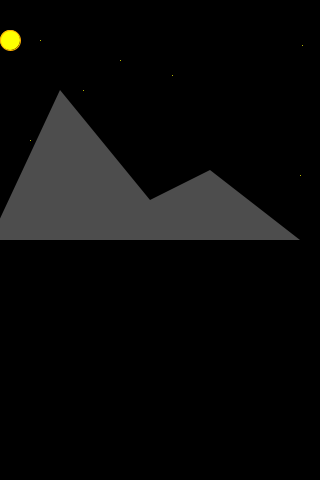
Frame 1 (no input)
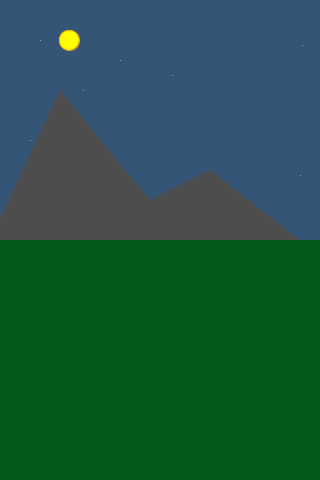
Frame 60 (the mouse pressed at the canvas centre just before this capture)
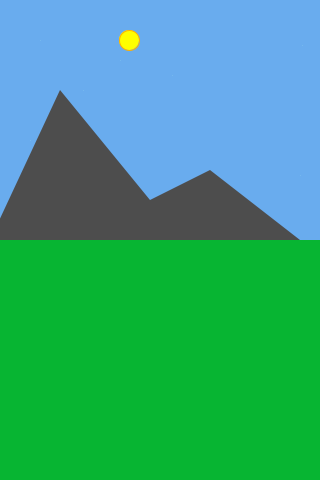
Frame 120 (the mouse held since frame 60 and released just before this capture)

The Processing sketch that drew these frames (run headless with seeded random() and noise(); from frame 60 on, the mouse is pressed at the canvas centre):

// Processing sketch: processing_56884
// ── processing_56884.pde

int ellipseXPosition;
int ellipseYPosition;
int speed;
float a;

void setup()
{
size(320, 480); //ställ in fönstrets storlek
ellipseXPosition = 10;
ellipseYPosition = 40;
frameRate(10);
speed = 1;
a = 0;
}
void draw()
{
background(0,0,0); // svart bakgrund
stroke(255, 255, 0); //Gul fyllnadsfärg
point(40, 40); //stjärnor
point(120, 60); //stjärnor
point(30, 140); //stjärnor
point(172, 75); //stjärnor
point(302, 45); //stjärnor
point(83, 90); //stjärnor
point(300, 175); //stjärnor
noStroke(); // Inga kantlinjer
fill (112,184,255,a); // Blå himmel
rect(0, 0, width, height/2); // Ritar himlen
fill(8,194,54,a); // Grönt gräs
rect(0, height/2, width, height/2); // Ritar marken
noStroke();
fill(77,77,77); // grått berg
beginShape(POLYGON); //Ritar berg
vertex(-10, height/2);
vertex(60 , height/2-150 );
vertex(150 , height/2-40);
vertex(210 , height/2-70 );
vertex(300 , height/2 );
endShape();
stroke(255, 176, 0); //Orange linjefärg
fill(255, 255, 0); //Gul fyllnadsfärg
ellipse(ellipseXPosition , ellipseYPosition, 20, 20); //Ritar solen
ellipseXPosition = ellipseXPosition + speed; //hastigheten solen rör sig
if(ellipseXPosition > width+10) //Om solen rört sig till slutet vad vidden
{
ellipseXPosition = 0; //ändra opaciteten på färgen till 0
a = 0;
}
if(ellipseXPosition < 150) //om solens position är mindre än 150
{
a = a + 2; // öka opaciteten på färgen med +2
}
if(ellipseXPosition > 230) // om solens position är större än 230
{
a = a - 5; // minska opaciteten på färgen med -5
}
}
